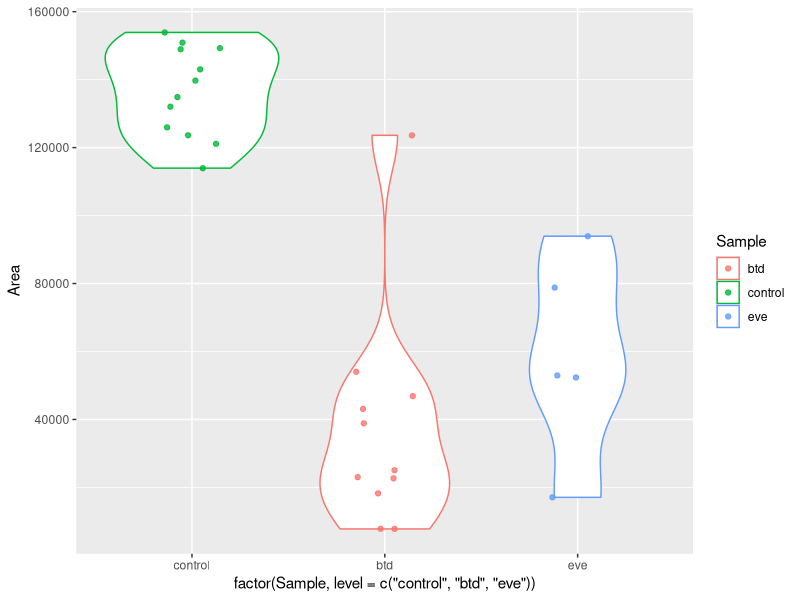
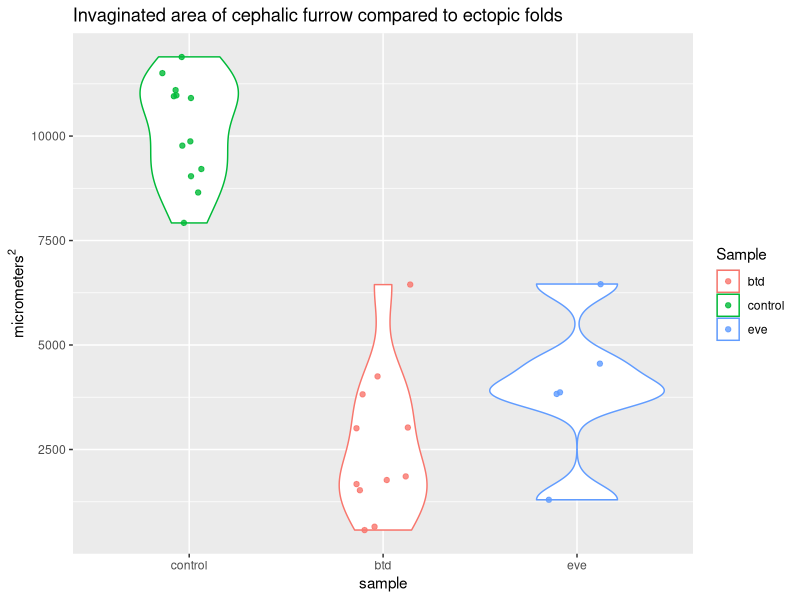
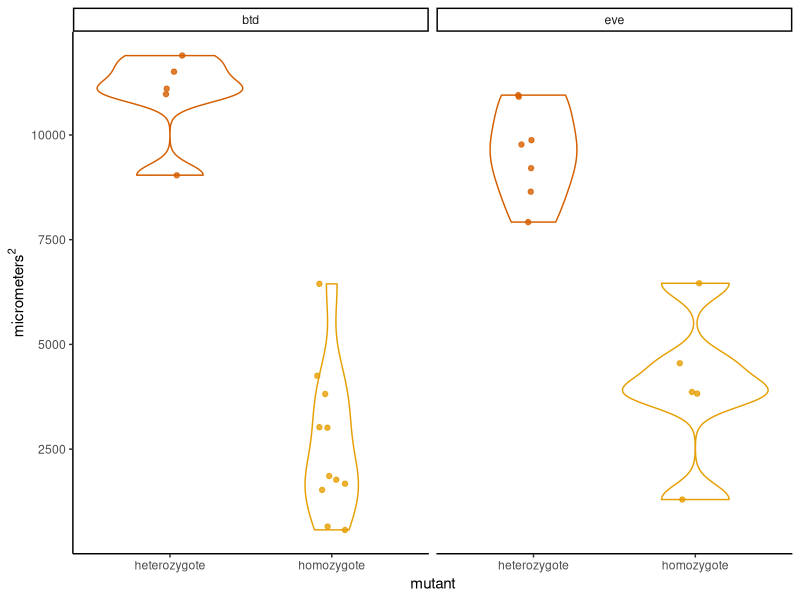
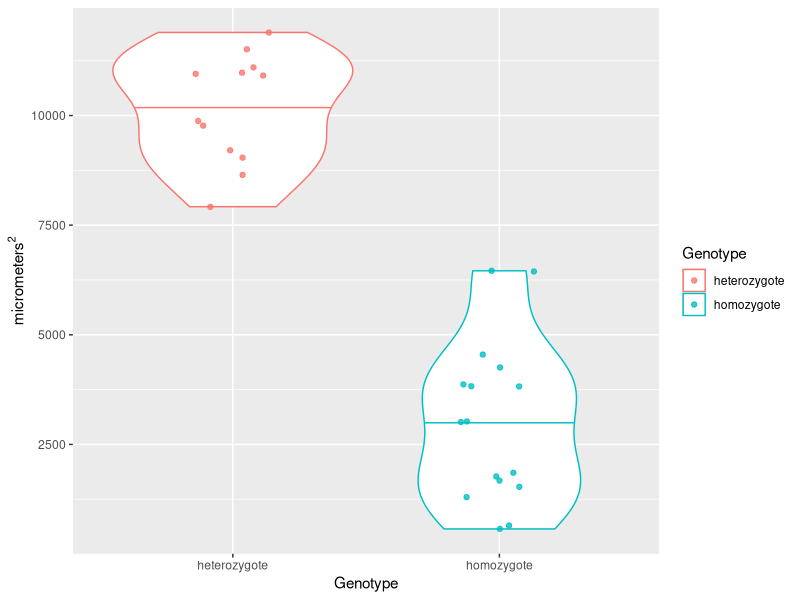
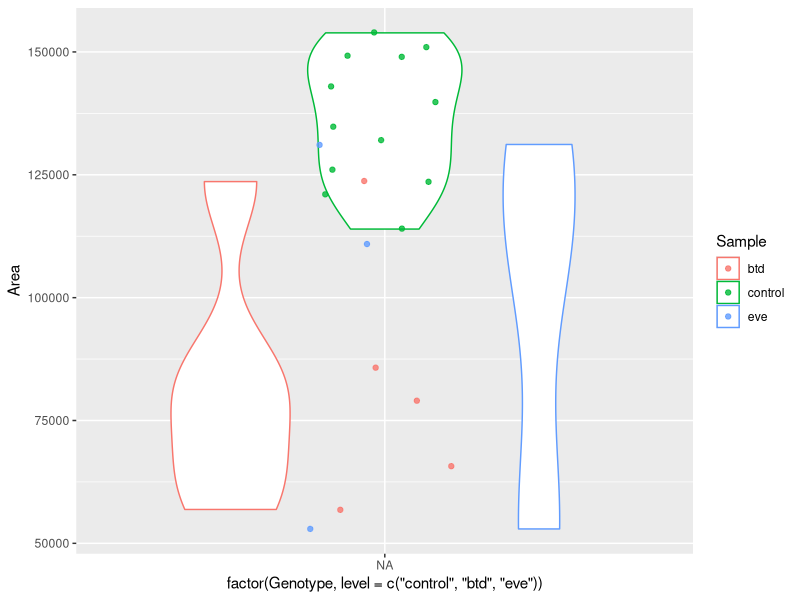
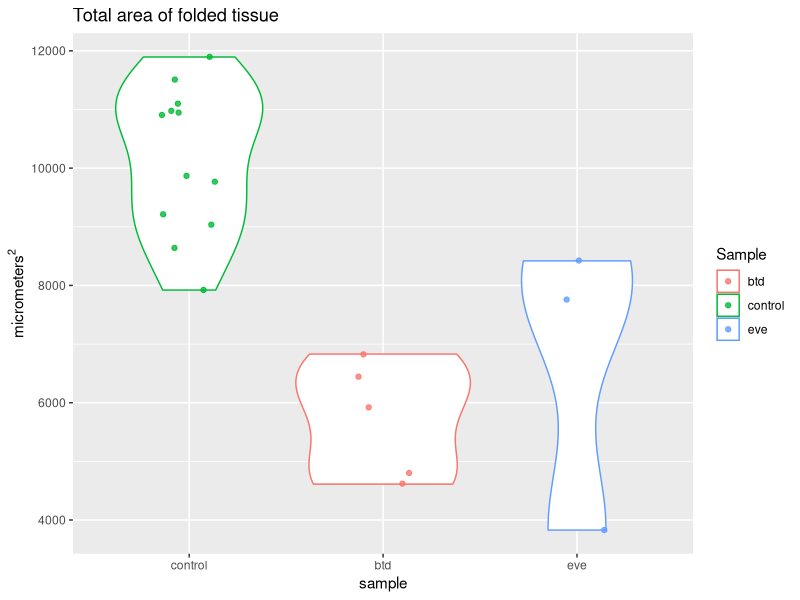
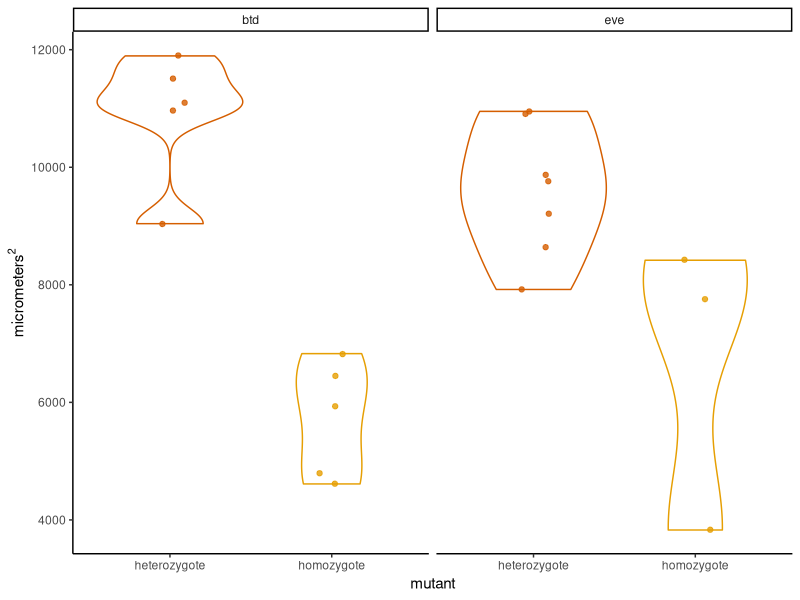
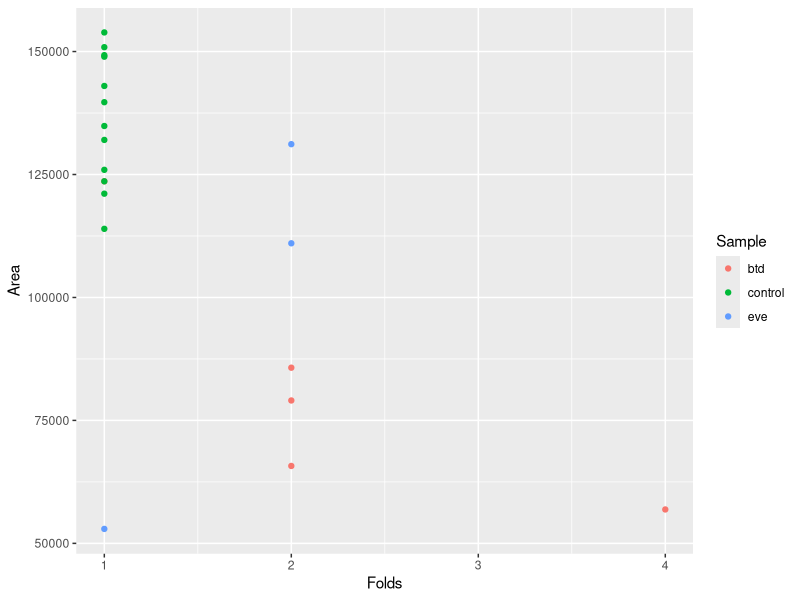

Reproduce these figures in R, in order.
## ---- chunk 1
knitr::opts_chunk$set(echo = TRUE, tidy = TRUE, cache = FALSE)
## ---- chunk 2
# Load raw ROI measurements from ImageJ
results <- read.delim("results.txt")

# Remove slice number from the label
results$Label <- gsub(":1", "", results$Label)

# Split label to get embryo and sapply to get all first elements of the split...
results$Embryo <- sapply(strsplit(results$Label, "_CARE"), "[", 1)

# Add columns with sample information (needs manual update for new ROIs)
results$Stock <- substring(results$Label, 1, 3)

# Load sample info and merge with results
samples <- read.delim("samples.csv", sep = ",")
results <- merge(results, samples, by = "Label", all.x = TRUE)

# Load corrected area measurements for cartographic projections
corrected <- read.delim("corrected_results.txt", sep = "")
colnames(corrected) <- c("Label", "AreaCorr")

#corrected_area$Embryo <- sapply(strsplit(corrected_area$File, "_CARE"), "[", 1)
results <- merge(results, corrected, by = "Label", all.x = TRUE)

# Sum total folded area
area <- aggregate(results$Area, list(results$Embryo), sum)
colnames(area) <- c("Embryo", "Area")

# Sum total folded area corrected
areacorr <- aggregate(results$AreaCorr, list(results$Embryo), sum)
colnames(areacorr) <- c("Embryo", "AreaCorr")

# Count number of folds
nfold <- data.frame(table(results$Embryo))
colnames(nfold) <- c("Embryo", "Folds")

# Get sample information
embryos <- unique(results[, c("Embryo", "Stock", "Sample", "Genotype")])

# Merge datasets
total <- merge(area, areacorr, by = "Embryo", all.x = TRUE)
total <- merge(total, nfold, by = "Embryo", all.x = TRUE)
total <- merge(total, embryos, by = "Embryo", all.x = TRUE)

## ---- chunk 3
# Load ggplot
library(ggplot2)

# Plot raw area of individual folds
ggplot(results, aes(factor(Sample, level = c("control", "btd", "eve")), Area, colour = Sample)) +
  geom_violin() + geom_jitter(alpha = 0.8, width = 0.15)

# Plot corrected area of individual folds
ggplot(results, aes(factor(Sample, level = c("control", "btd", "eve")), AreaCorr, colour = Sample)) + geom_violin() + geom_jitter(alpha = 0.8, width = 0.15) +
  labs(title = "Invaginated area of cephalic furrow compared to ectopic folds", x = "sample", y = expression(micrometers^2))
ggsave("folded-area_mutants.png")

# Plot corrected area of individual folds
ggplot(results, aes(Genotype, AreaCorr, colour = Genotype)) + geom_violin(show.legend = FALSE) + geom_jitter(alpha = 0.8, width = 0.1, show.legend = FALSE) + labs(x = "mutant", y = expression(micrometers^2)) + facet_wrap(~Stock) + scale_color_manual(values=c("#d55e00", "#e69f03")) + theme_classic()
ggsave("folded-area_mutants_facet.png")

# Plot corrected area of individual folds by genotype
ggplot(results, aes(Genotype, AreaCorr, colour = Genotype)) + geom_violin(draw_quantiles = c("0.5")) + geom_jitter(alpha = 0.8, width = 0.15) +
  labs(x = "Genotype", y = expression(micrometers^2))
ggsave("folded-area_all.png", width = 5, height = 3)

# Plot raw area of folding per embryo
ggplot(total, aes(factor(Genotype, level = c("control", "btd", "eve")), Area, colour = Sample)) + geom_violin() + geom_jitter(alpha = 0.8, width = 0.15)

# Plot corrected area of folding per embryo
ggplot(total, aes(factor(Sample, level = c("control", "btd", "eve")), AreaCorr, colour = Sample)) +
  geom_violin() + geom_jitter(alpha = 0.8, width = 0.15) +
  labs(title = "Total area of folded tissue", x = "sample", y = expression(micrometers^2))

# Plot corrected area of folding per embryo
ggplot(total, aes(Genotype, AreaCorr, colour = Genotype)) + geom_violin(show.legend = FALSE) + geom_jitter(alpha = 0.8, width = 0.1, show.legend = FALSE) + labs(x = "mutant", y = expression(micrometers^2)) + facet_wrap(~Stock) + scale_color_manual(values=c("#d55e00", "#e69f03")) + theme_classic()
ggsave("folded-area_all_facet.png")

# Plot correlation between raw area and number of folds
ggplot(total, aes(Folds, Area, colour = Sample)) + geom_point()
# Plot correlation between corrected area and number of folds
ggplot(total, aes(Folds, AreaCorr, colour = Sample)) + geom_point()
